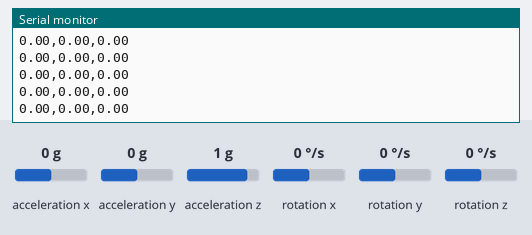
This sketch was run on a simulated Arduino Uno, built with avr-gcc and run on an emulated ATmega328P. Shown: the last lines printed to the serial monitor. The test bench sets the inputs (shaded band); at power-on: acceleration x 0 g, acceleration y 0 g, acceleration z 1 g, rotation x 0 °/s, rotation y 0 °/s, rotation z 0 °/s.

Above: at 1.2 s.
1.3 s: acceleration x set to -1.4 g
At 1.38 s:
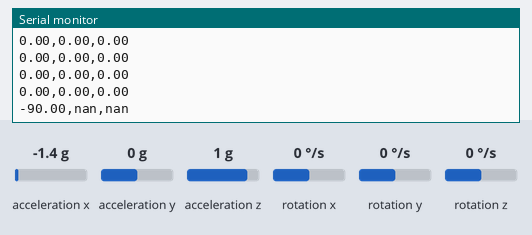
3.2 s: acceleration y set to -1.4 g
At 3.26 s:
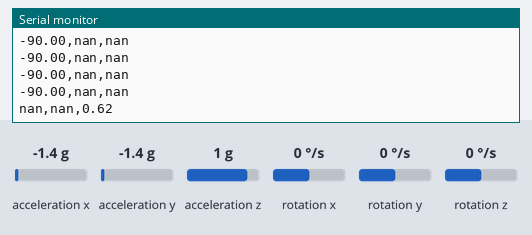
5.1 s: acceleration z set to -1.4 g
At 5.14 s:
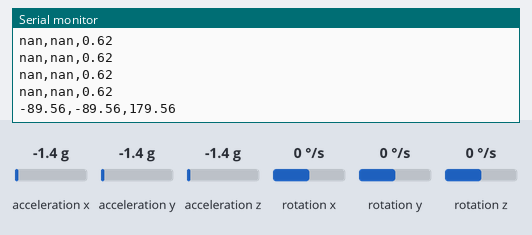
8.1 s: acceleration y set to 0 g
At 8.2 s:
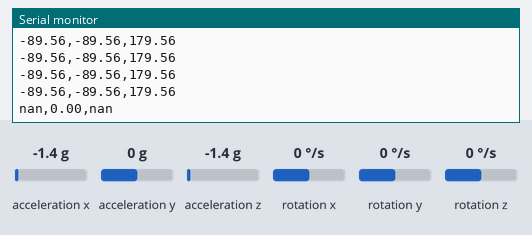
10.1 s: acceleration x set to -0.8 g
At 10.19 s:
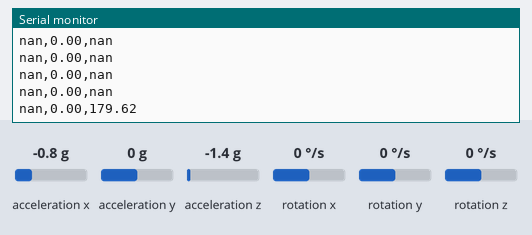
12.1 s: acceleration z set to -0.8 g
At 12.18 s:
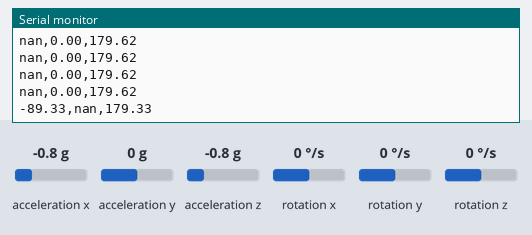

The sketch:

sketch.ino
```cpp
#include <Wire.h>
#include <MPU6050.h>

MPU6050 mpu;

void setup() {
  Serial.begin(9600);
  Wire.begin();
  mpu.initialize();
  if (!mpu.testConnection()) while (1);
}

void loop() {
  int16_t ax, ay, az, gx, gy, gz;
  mpu.getMotion6(&ax, &ay, &az, &gx, &gy, &gz);
  float pitch = atan2(ax, sqrt(ay * ay + az * az)) * 180.0 / PI;
  float roll  = atan2(ay, sqrt(ax * ax + az * az)) * 180.0 / PI;
  float yaw   = atan2(sqrt(ax*ax + ay*ay), az) * 180.0 / PI;
  Serial.print(pitch);
  Serial.print(",");
  Serial.print(roll);
  Serial.print(",");
  Serial.println(yaw);
  delay(100);
}
```

Measured:
- after the input at 1.3 s, the serial monitor: prints a new line after 0.07 s (image 1)
- after the input at 3.2 s, the serial monitor: prints a new line after 0.06 s (image 2)
- after the input at 5.1 s, the serial monitor: prints a new line at once (image 3)
- after the input at 8.1 s, the serial monitor: prints a new line after 0.10 s (image 4)
- after the input at 10.1 s, the serial monitor: prints a new line after 0.08 s (image 5)
- after the input at 12.1 s, the serial monitor: prints a new line after 0.08 s (image 6)
